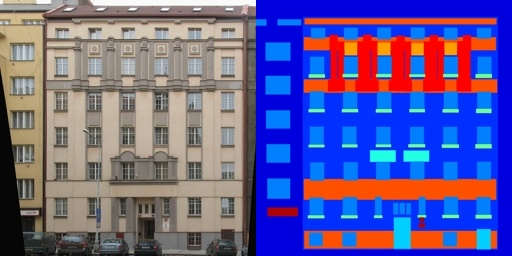
#> input picture pix2pixModel/datasets/facades/test/1.jpg, 512 x 256 px, given as the content of the folder ../dataset/50kshoes_edges, which was not available
$ python combine_A_and_B.py   (older library calls are emulated)
#> lines starting #> are read from the running program, lines starting #| are printed output that depends on the picture
import os
import numpy as np
import cv2
import argparse

parser = argparse.ArgumentParser('create image pairs')
parser.add_argument('--fold_A', dest='fold_A', help='input directory for image A', type=str, default='../dataset/50kshoes_edges')
parser.add_argument('--fold_B', dest='fold_B', help='input directory for image B', type=str, default='../dataset/50kshoes_jpg')
parser.add_argument('--fold_AB', dest='fold_AB', help='output directory', type=str, default='../dataset/test_AB')
parser.add_argument('--num_imgs', dest='num_imgs', help='number of images', type=int, default=1000000)
parser.add_argument('--use_AB', dest='use_AB', help='if true: (0001_A, 0001_B) to (0001_AB)', action='store_true')
args = parser.parse_args()

for arg in vars(args):
    print('[%s] = ' % arg, getattr(args, arg))

splits = os.listdir(args.fold_A)

print(splits[:10])
print(args.fold_A)

for sp in splits:
    img_fold_A = os.path.join(args.fold_A, sp)
    img_fold_B = os.path.join(args.fold_B, sp)
    img_list = os.listdir(img_fold_A)
    if args.use_AB:
        img_list = [img_path for img_path in img_list if '_A.' in img_path]

    num_imgs = min(args.num_imgs, len(img_list))
    print('split = %s, use %d/%d images' % (sp, num_imgs, len(img_list)))
    img_fold_AB = os.path.join(args.fold_AB, sp)
    if not os.path.isdir(img_fold_AB):
        os.makedirs(img_fold_AB)
    print('split = %s, number of images = %d' % (sp, num_imgs))
    for n in range(num_imgs):
        name_A = img_list[n]
        path_A = os.path.join(img_fold_A, name_A)
        if args.use_AB:
            name_B = name_A.replace('_A.', '_B.')
        else:
            name_B = name_A
        path_B = os.path.join(img_fold_B, name_B)
        if os.path.isfile(path_A) and os.path.isfile(path_B):
            name_AB = name_A
            if args.use_AB:
                name_AB = name_AB.replace('_A.', '.')  # remove _A
            path_AB = os.path.join(img_fold_AB, name_AB)
            im_A = cv2.imread(path_A, 1) # python2: cv2.CV_LOAD_IMAGE_COLOR; python3: cv2.IMREAD_COLOR
#> im_A is the input picture: shape (256, 512, 3); mean B, G, R 150.5, 93.7, 99.8
            im_B = cv2.imread(path_B, 1) # python2: cv2.CV_LOAD_IMAGE_COLOR; python3: cv2.IMREAD_COLOR
            im_AB = np.concatenate([im_A, im_B], 1)
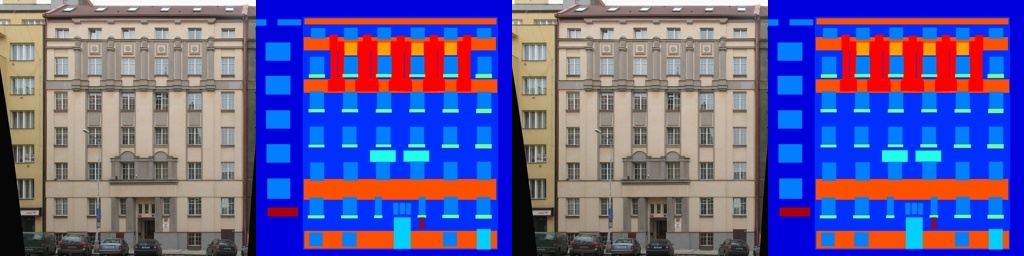
#> im_AB: shape (256, 1024, 3); mean B, G, R 150.5, 93.7, 99.8
            cv2.imwrite(path_AB, im_AB)

$ run again, on pix2pixModel/datasets/facades/train/102.jpg
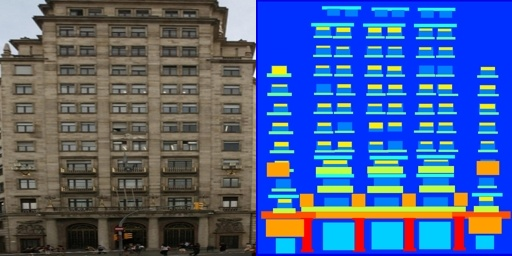
#> input picture pix2pixModel/datasets/facades/train/102.jpg, 512 x 256 px, given as the content of the folder ../dataset/50kshoes_edges, which was not available
#> im_A is the input picture: shape (256, 512, 3); mean B, G, R 143.1, 94.4, 72.7
#> `im_AB = np.concatenate([im_A, im_B], 1)`:
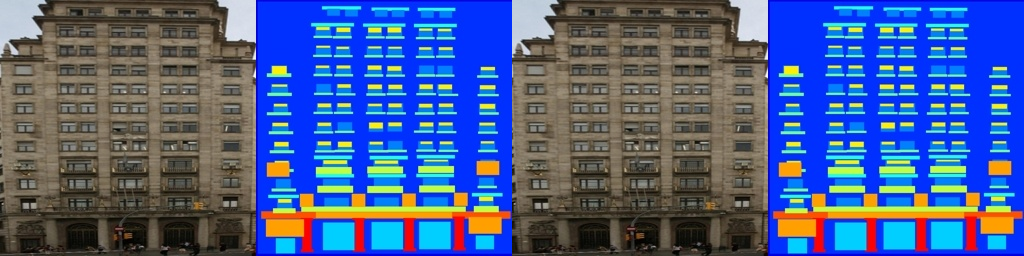
#> im_AB: shape (256, 1024, 3); mean B, G, R 143.1, 94.4, 72.7

$ run again, on pix2pixModel/datasets/facades/train/103.jpg
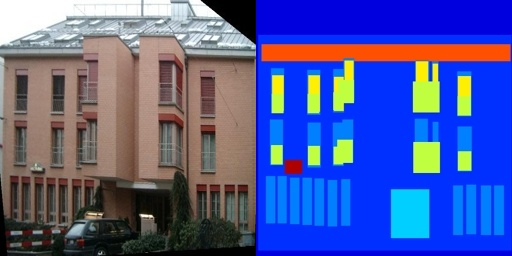
#> input picture pix2pixModel/datasets/facades/train/103.jpg, 512 x 256 px, given as the content of the folder ../dataset/50kshoes_edges, which was not available
#> im_A is the input picture: shape (256, 512, 3); mean B, G, R 157.5, 90, 77.7
#> `im_AB = np.concatenate([im_A, im_B], 1)`:
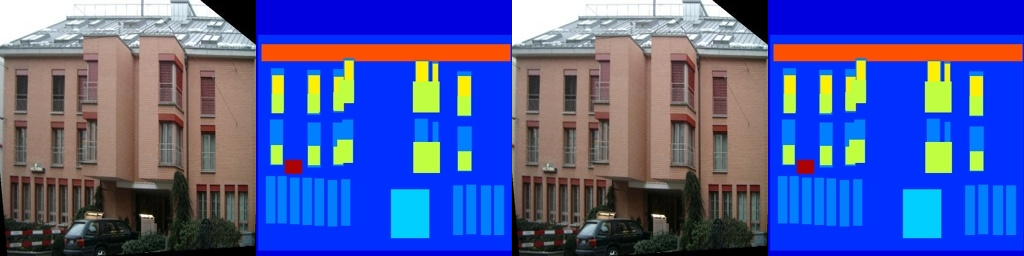
#> im_AB: shape (256, 1024, 3); mean B, G, R 157.5, 90, 77.7
